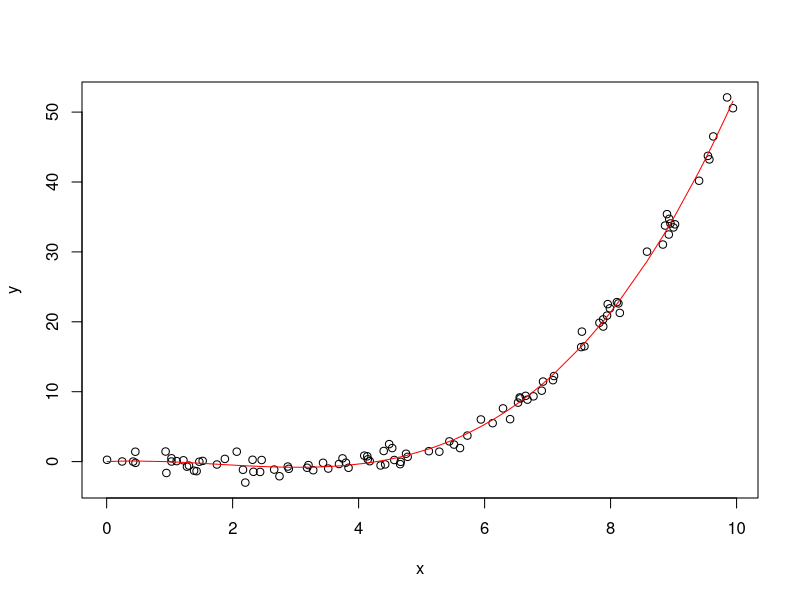
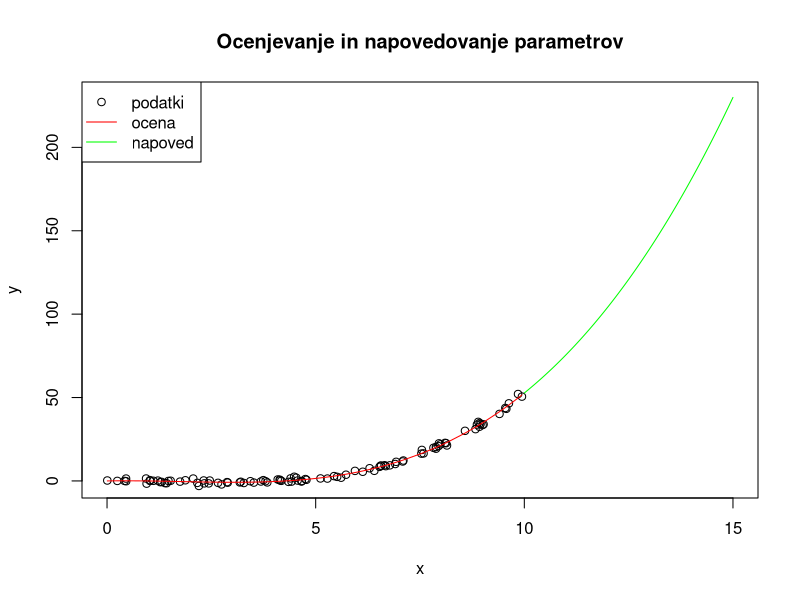

Recreate these plots in R, in order.
###################################################################
# Predpostavimo model y = a1 * x + a2 * x^2 + a3 * x^3 + epsilon,
# kjer je epsilon porazdeljen N(0, sigma^2).
# 1. Oceni parametre a_i na dva načina:
#   a) preko formule (ZtZ)^-1 * Zt * X za primerni matriki X in Z
#   b) preko funkcije lm
# 2. Na graf nariši točke (x, y) ter krivuljo 
#   y = a1_hat * x + a2_hat * x^2 + a3_hat * x^3
# 3. Na podlagi ocen a_i_hat za parametre a_i napovej vrednosti y za x med
#    10 in 15. Napovedi dodaj na graf (z drugo barvo). 
###################################################################
set.seed(123)
n = 100
x = sort(runif(n, 0, 10))
epsilon = rnorm(100, 0, 1)
y = 0.3 * x - 0.5 * x^2 + 0.1 * x^3 + epsilon

#1.a)
X <- y
Z <- cbind(x, x^2, x^3)
aji <- solve(t(Z) %*% Z) %*% t(Z) %*% X

#b)
aji.lm <- lm(X~0 + Z)
summary(aji.lm)$coefficients
aji.hat <- aji.lm$coefficients


#2.)
plot(x,y)
y2 <- Z %*% aji.hat
lines(x,y2,col="red")

#3.)
x2 <- seq(10,15,0.01)
napoved <- aji.hat[1]*x2 + aji.hat[2]*x2^2 + aji.hat[3]*x2^3
plot(x,y, xlim=c(0,max(x2)), ylim=c(-1,max(napoved)))
lines(x,y2, col="red")
lines(x2,napoved, col="green")
legend("topleft", legend=c("podatki","ocena","napoved"), col=c("black", "red", "green"), lty=c(NA,1,1), pch=c(1,NA,NA))
title("Ocenjevanje in napovedovanje parametrov")
